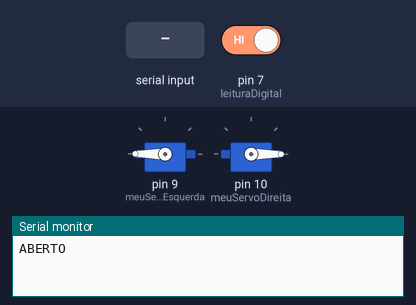
Bench run of a sketch on a simulated Arduino Uno, built with avr-gcc and run on an emulated ATmega328P. Shown: 2 × servo, the last lines printed to the serial monitor. The inputs (shaded band) are chosen by the test bench; at power-on: pin 7 (leituraDigital) HIGH.

Above: at 1.2 s.
1.3 s: pin 7 (leituraDigital) driven LOW
At 1.9 s:
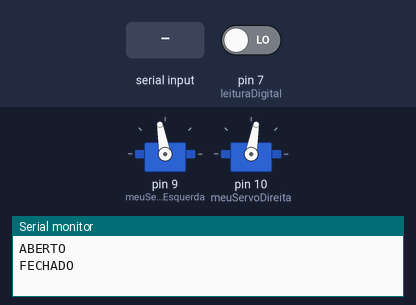
2.8 s: "fechar\n" received over Serial
At 3.3 s:
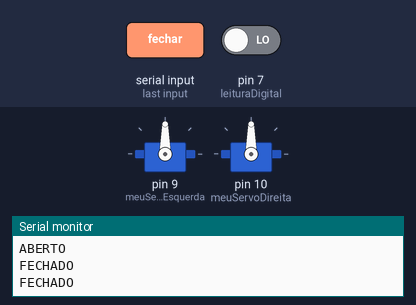
4.3 s: "abrir\n" received over Serial
At 5.7 s:
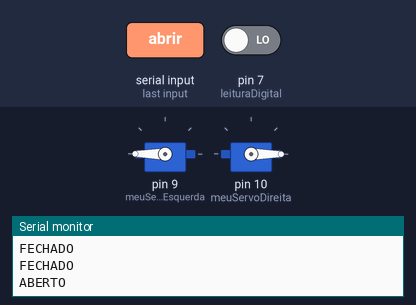
Timing chart, 0 to 7.3 s (numbered marks = the images above; inputs shaded):
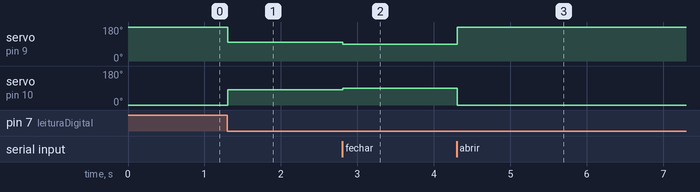

The sketch:

explica_cod_uno_certo.ino
```cpp
#include <Servo.h>

#define leituraAnalogica A5
#define leituraDigital 7

int valorDigital;
int estadoAnterior = -1;
int angulo = 0;

Servo meuServoEsquerda;
Servo meuServoDireita;

void setup() {
  Serial.begin(9600);
  pinMode(leituraAnalogica, INPUT);
  pinMode(leituraDigital, INPUT);

  meuServoEsquerda.attach(9);
  meuServoDireita.attach(10);

  meuServoEsquerda.write(angulo);
  meuServoDireita.write(180 - angulo);
}

void loop() {
  valorDigital = digitalRead(leituraDigital);

  if (valorDigital != estadoAnterior) {
    estadoAnterior = valorDigital;

    if (valorDigital == 0) {
      Serial.println("FECHADO");
      angulo = 100;
    } else {
      Serial.println("ABERTO");
      angulo = 180;
    }

    meuServoEsquerda.write(angulo);
    meuServoDireita.write(180 - angulo);
  }

  if (Serial.available()) {
    String comando = Serial.readStringUntil('\n');
    comando.trim();

    if (comando == "abrir") {
      angulo = 180;
      meuServoEsquerda.write(angulo);
      meuServoDireita.write(180 - angulo);
      Serial.println("ABERTO");
    } else if (comando == "fechar") {
      angulo = 90;
      meuServoEsquerda.write(angulo);
      meuServoDireita.write(180 - angulo);
      Serial.println("FECHADO");
    } else {
      Serial.println("INVALIDO");
    }
  }

  delay(20);
}
```

Measured:
- after the input at 1.3 s, servo on pin 9 (meuServoEsquerda): 180° → 100° at once; servo on pin 10 (meuServoDireita): 0° → 80° at once
- after the input at 2.8 s, servo on pin 9 (meuServoEsquerda): 100° → 90° at once; servo on pin 10 (meuServoDireita): 80° → 90° at once
- after the input at 4.3 s, servo on pin 9 (meuServoEsquerda): 90° → 180° at once; servo on pin 10 (meuServoDireita): 90° → 0° at once
